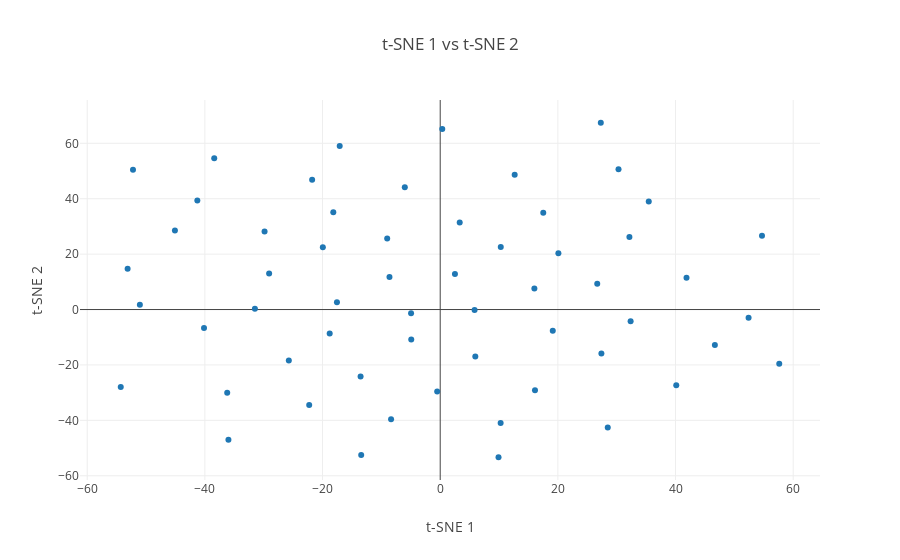

The notebook cell this image was saved under:
### Code cell
#to visualize wordembeddings
visualize(X)

### Figure 1 — Plotly figure (JSON) as saved in the notebook; plotly's stock layout.template omitted (floating-point values rounded to 4 significant figures)
{"data": [{"mode": "markers", "text": ["The", "whole", "group", "laughed.", "Mr.", "Brunner", "stopped", "his", "story.", "\"Mr.", "Jackson,\"", "he", "said,", "\"did", "you", "have", "a", "comment?\"", "My", "face", "was", "totally", "red.", "I", "said,", "\"No,", "sir.\"", "Mr.", "Brunner", "pointed", "to", "one", "of", "the", "pictures", "on", "the", "stele.", "\"Perhaps", "you'll", "tell", "us", "what", "this", "picture", "represents?\"", "I", "looked", "at", "the", "carving,", "and", "felt", "a", "flush", "of", "relief,", "because", "I", "actually", "recognized", "it.", "\"That's", "Kronos", "eating", "his", "kids,", "right?"], "type": "scatter", "uid": "98622378-d357-11e8-8708-485ab6c9156c", "x": [-13.43, 2.504, 54.69, -18.79, -36.0, -31.5, 5.966, -21.77, -41.28, 16.0, -53.13, 52.42, 32.16, 27.4, 0.3502, -52.22, 35.45, 41.86, 10.27, 28.48, -17.08, -19.95, -40.15, 3.315, -45.09, 20.09, 10.3, 40.12, 5.844, -9.011, -17.55, -13.53, 9.911, -51.05, 27.3, 30.31, 46.68, -8.625, 57.63, 32.36, -18.17, -6.02, -54.3, -4.954, -22.27, 17.52, -25.73, 12.66, 19.13, -0.514, 26.69, -29.08, 16.11, -36.21, -4.924, -8.351, -38.41, -29.86], "y": [-52.47, 12.82, 26.6, -8.66, -46.98, 0.3003, -16.97, 46.81, 39.38, 7.61, 14.71, -2.993, 26.18, -15.86, 65.13, 50.48, 39.04, 11.47, -40.95, -42.58, 59.06, 22.49, -6.643, 31.46, 28.56, 20.32, 22.58, -27.32, -0.1328, 25.63, 2.602, -24.12, -53.31, 1.696, 67.42, 50.68, -12.78, 11.7, -19.56, -4.195, 35.08, 44.18, -27.92, -1.331, -34.46, 34.92, -18.4, 48.65, -7.647, -29.59, 9.323, 13.02, -29.1, -30.05, -10.77, -39.61, 54.62, 28.18]}], "layout": {"hovermode": "closest", "title": "t-SNE 1 vs t-SNE 2", "xaxis": {"title": "t-SNE 1"}, "yaxis": {"title": "t-SNE 2"}}}
